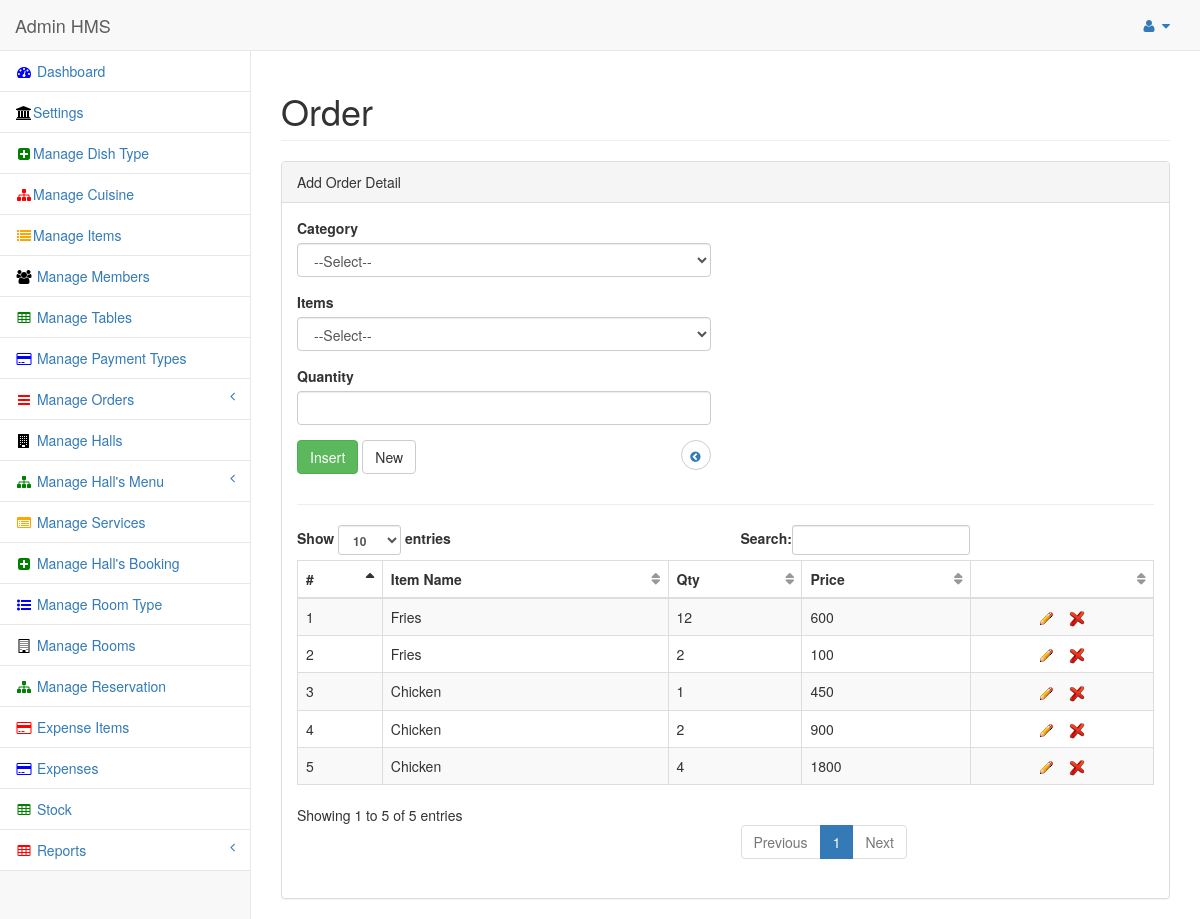
The app's page /admin/panel/order_detail.php?o_id=2 (signed in) with its own data.
### tables this page shows
CREATE TABLE IF NOT EXISTS `order_detail` (
  `or_id` int(11) NOT NULL AUTO_INCREMENT,
  `quantity` int(11) NOT NULL,
  `price` float NOT NULL,
  `mc_id` int(11) NOT NULL,
  `i_id` int(11) NOT NULL,
  `o_id` int(11) NOT NULL,
  `or_status` int(11) NOT NULL,
  PRIMARY KEY (`or_id`)
);

CREATE TABLE IF NOT EXISTS `items` (
  `i_id` int(11) NOT NULL AUTO_INCREMENT,
  `mc_id` int(11) NOT NULL,
  `i_name` text NOT NULL,
  `i_price` float NOT NULL,
  `i_status` int(11) NOT NULL,
  `cs_id` int(11) NOT NULL,
  PRIMARY KEY (`i_id`)
);

### functions.php (called while the page is built, shortened)
<?php
function get_title($mode,$text){
switch($mode)
{
case item:	   $sql2 = "select i_name title from items where i_id ='$text'"; break;
}
$result = mysql_query($sql2);
$rows = mysql_fetch_assoc($result);
$title	= $rows["title"];
return $title;
}
?>

### admin/panel/view_oitems.php (the view, shortened to what this page needs)
<?php require_once('../../conn/db.php');
 require_once('../../functions.php');
 $o_id = $_GET["o_id"];
 ?>
 <div class="dataTable_wrapper">
                                <table class="table table-striped table-bordered table-hover" id="dataTables-example">
                                    <thead>
                                        <tr>
                                            <th>#</th>
                                            <th>Item Name</th>
                                            <th>Qty</th>
                                            <th>Price</th>
                                            <th></th>
										</tr>
                                    </thead>
                                    <tbody>
									                 <?php
				$insertSQL = "SELECT * FROM `order_detail` where or_status = '0' and o_id = '$o_id'";
				$Result1 = mysql_query($insertSQL, $dbconfig) or die(mysql_error());
				while($row = mysql_fetch_assoc($Result1))
				{
				$o_id 		 = $row["o_id"];
				$or_id		 = $row["or_id"];
				$quantity	 = $row["quantity"];
				$price		 = $row["price"];
				$i_id		 = $row["i_id"];
						?>
                                        <tr class="odd gradeX">
                                            <td><?php echo $mc = $mc + 1; ?></td>
                                            <td><?php echo get_title(item,$i_id); ?></td>
                                            <td><?php echo $quantity; ?></td>
                                            <td><?php echo $price; ?></td>
                                            <td align="center"><a href="order_detail.php?o_id=<?php echo $o_id; ?>&or_id=<?php echo $or_id; ?>" title="Edit"> <img src="img/edit.gif" alt="HMS" /></a>
										<a href="#" class="delete_class<?php echo $or_id; ?>" id="confirm<?php echo $or_id; ?>" value="<?php echo $or_id; ?>"  title="Delete" > <img src="img/delete.png" alt="HMS" /></a>
										</td>
                                        </tr>
				<?php } ?>
                                     </tbody>
                                </table>
                            </div>

### records on screen
order_detail: i.i_name "Fries", quantity "12", price "600"
order_detail: mc "2", i.i_name "Fries", quantity "2", price "100", $or_id 3 (drawn)
order_detail: mc "3", i.i_name "Chicken", quantity "1", price "450", $or_id 4 (drawn)
order_detail: mc "4", i.i_name "Chicken", quantity "2", price "900", $or_id 5 (drawn)
order_detail: mc "5", i.i_name "Chicken", quantity "4", price "1800", $or_id 6 (drawn)
